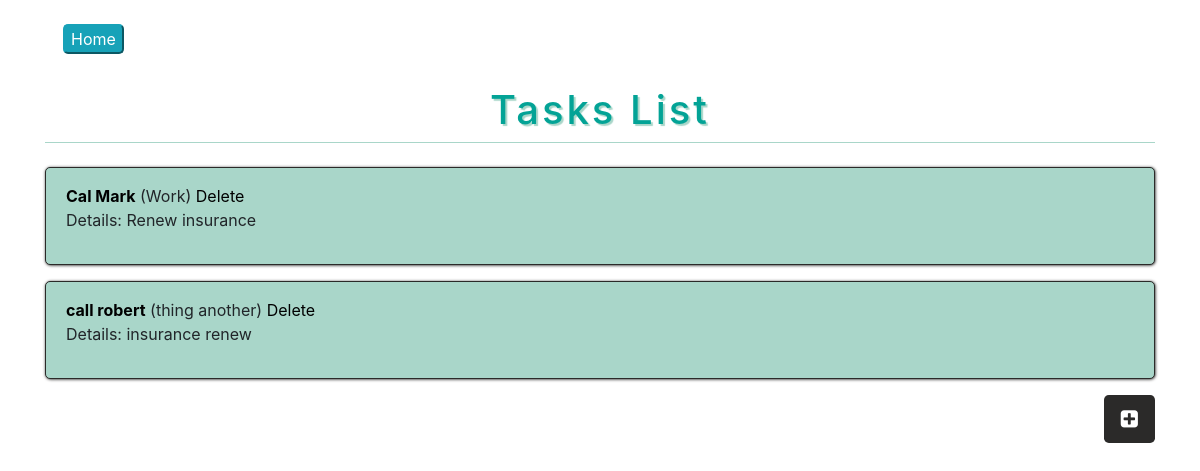
The app's page /todo/task/, older data.
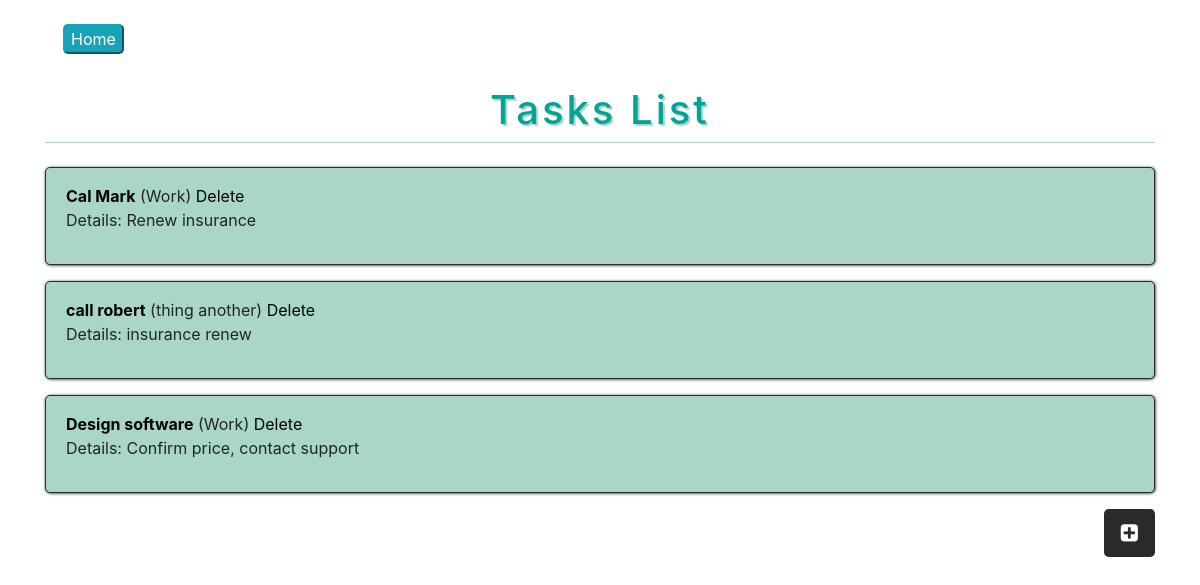
The same page, newer data.
### todo/models.py (models this page shows, shortened)
class Task(models.Model):
    name = models.CharField(
            max_length=200,
            validators=[MinLengthValidator(2, "Task must be greater than 1 character")]
    )
    description = models.CharField(max_length=300)
    thing = models.ForeignKey('Thing', on_delete=models.CASCADE, null=False)

class Thing(models.Model):
    name = models.CharField(
            max_length=200,
            help_text='Enter a category (e.g. School)',
            validators=[MinLengthValidator(2, "Thing must be greater than 1 character")]
    )
    def __str__(self):
        return self.name

### todo/views.py (the view)
# urls.py: path('task/', views.TaskView.as_view(), name='task_list'),
class TaskView(View):
    def get(self, request):
        task_list = Task.objects.all()
        ctx = {'task_list': task_list}
        return render(request, 'todo/task_list.html', ctx)

### todo/templates/todo/task_list.html (shortened to what this page needs)
{% extends "base_main.html" %}
{% block content %}
<div class="container ml-5 pt-4">
  <input type="submit" class="btn-info" onclick="window.location='{% url 'todo:all' %}'; return false;" value="Home">
</div>
<div class="container my-4 text-center detail-title">
  <h3>Tasks List</h3>
</div>
{% if task_list %}
{% for task in task_list %}
<div class="container mt-3">
  <div class="card mb-3 my-card-2">
    <div class="card-body py-3">
      <a href="{% url 'todo:task_update' task.id %}">
        <b>{{ task.name }}</b>
      </a>
      ({{ task.thing }})
      <a href="{% url 'todo:task_delete' task.id %}">Delete</a>
      <br />
      Details: {{ task.description }}
    </div>
  </div>
</div>
{% endfor %}
{% else %}
<p>There are no tasks in the library.</p>
{% endif %}
<div class="container h-25">
  <a href="{% url 'todo:task_create' %}">
    <button class="btn btn-lg float-right"><i class="fa fa-plus-square"></i></button>
  </a>
</div>
<div class="container p-5"></div>
{% endblock %}

Row changes from the older to the newer data that the page shows:
added Task: name "Design software", thing "Work", description "Confirm price, contact support"
